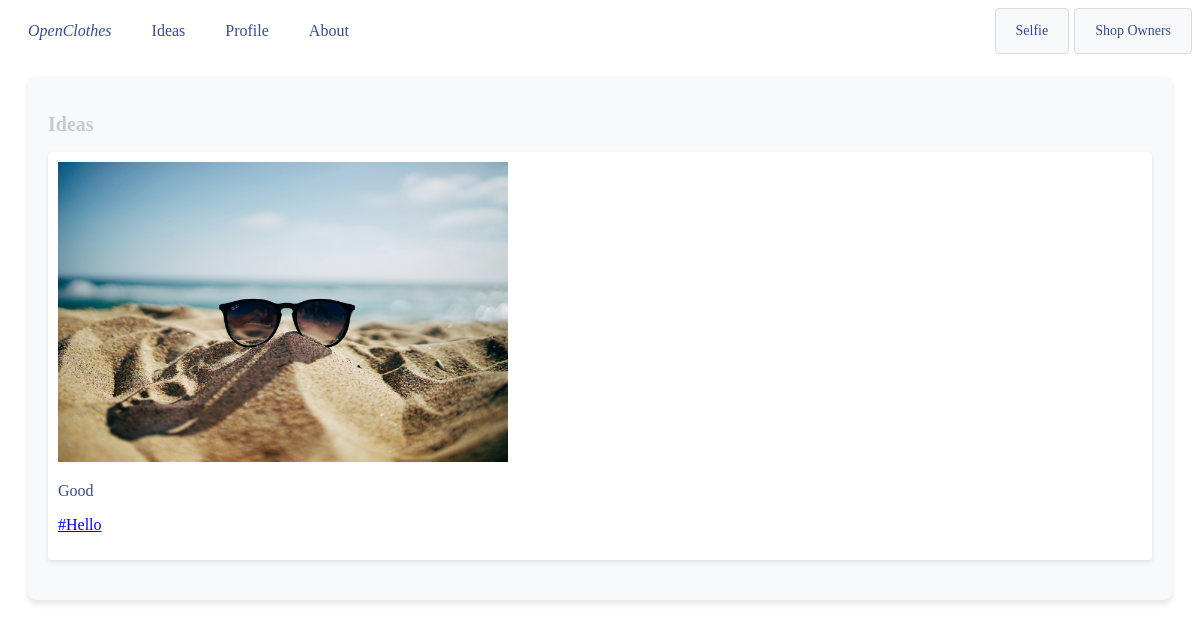
/ideas/, run on an earlier commit of the app's database.
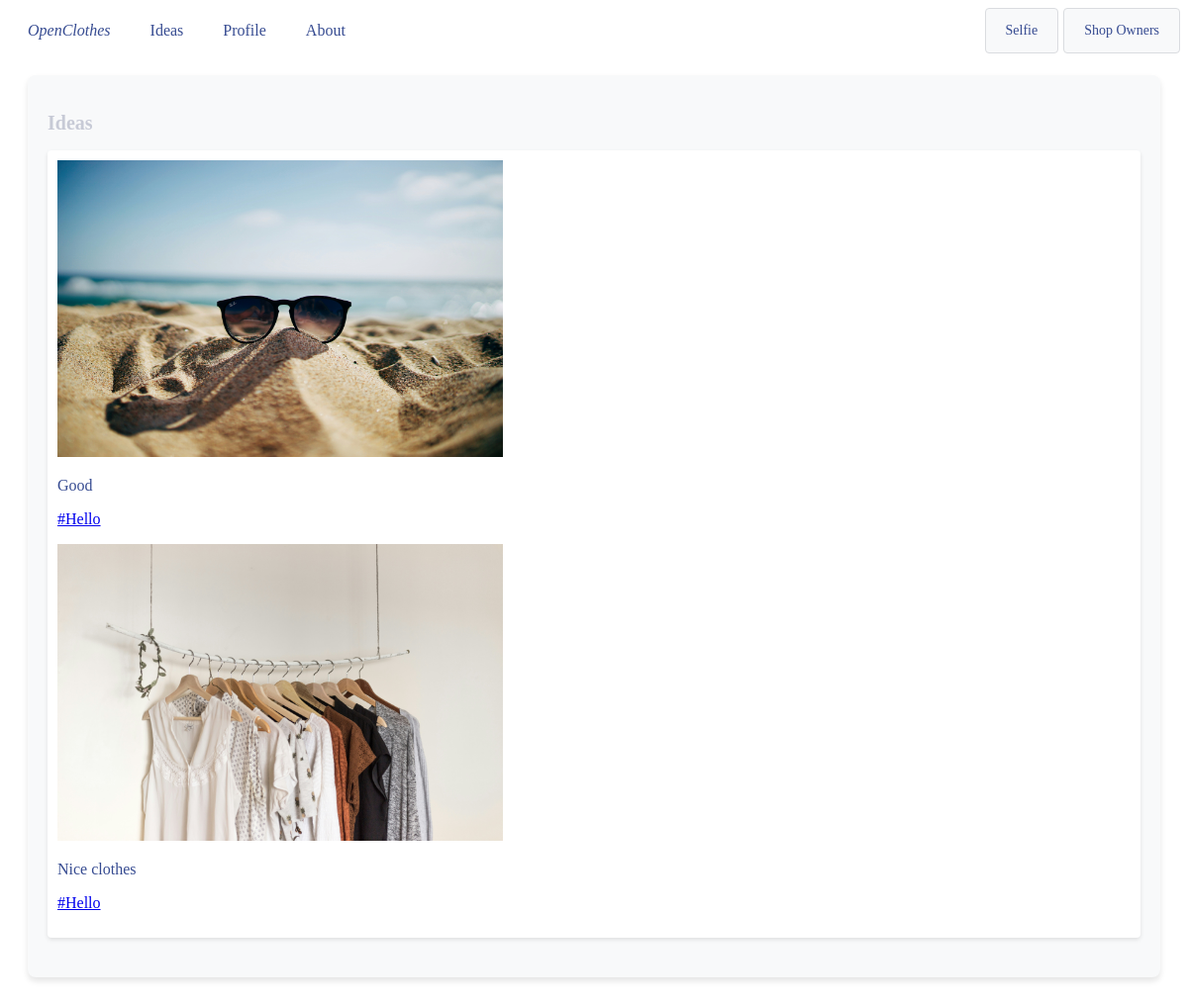
And on a later commit of the database.
### main/models.py (models this page shows, shortened)
class Selfie(models.Model):
    user = models.ForeignKey(settings.AUTH_USER_MODEL, on_delete=models.CASCADE)
    store = models.ForeignKey(Store, on_delete=models.CASCADE)
    image = models.ImageField(upload_to='selfie_images/')
    review = models.TextField()
    created_at = models.DateTimeField(auto_now_add=True)

class Store(models.Model):
    user = models.OneToOneField('auth.User', on_delete=models.CASCADE)
    store_name = models.CharField(max_length=255)
    description = models.TextField()
    location = models.CharField(max_length=255)
    image = models.ImageField(upload_to='store_images/')  # Store images in the 'store_images' directory
    def __str__(self):
        return self.store_name

### main/views.py (the view)
# urls.py: path('ideas/', views.ideas, name='ideas'),
def ideas(request):
    selfies = Selfie.objects.all()
    return render(request, 'ideas.html', {'selfies': selfies})

### main/templates/ideas.html (shortened to what this page needs)
{% extends "base.html" %}
{% block content %}
<div class="section">
    <h2>Ideas</h2>
    <div class="item">
        {% for selfie in selfies %}
        <div class="product">
            <div class="image-container">
                <img src="{{ selfie.image.url }}" alt="Selfie Image">
            </div>
            <p>{{ selfie.review }}</p>
            <a href="/store/{{selfie.store.id}}"><p>#{{ selfie.store }}</p></a>
        </div>
        {% endfor %}
    </div>
</div>
{% endblock %}

What changed in the data, as far as the page shows it:
added Selfie: image (picture), review "Nice clothes", store "Hello"
